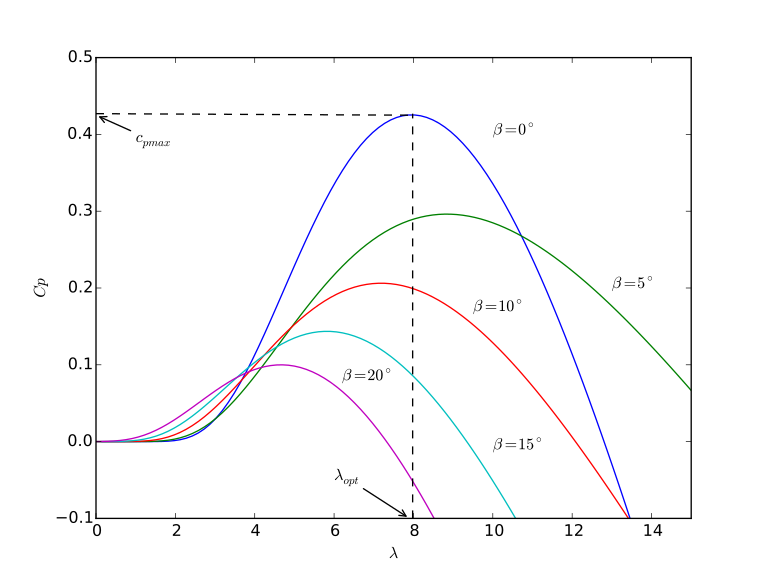

The Python source for this figure:
﻿
import numpy as np
import matplotlib.pyplot as plt


c1=0.5176
c2=116
c3=0.4
c4=5
c5=21
c6=0.0068
lam=np.linspace(0,15,100)
for beta in np.linspace(0,20,5):
    lam1=1/(1/(lam+0.08*beta)-0.035/(pow(beta,3)+1))
    cp=c1*(c2/lam1-c3*beta-c4)*pow(np.e,-c5/lam1)
   
    #lami=1/(lam+0.8*beta)-0.035/(pow(beta,3))
    #cp=0.22*(116*lami-0.4*beta-5)*pow(np.e,-12.5*lami)
    #cp=(0.44-0.0167*beta)*np.sin(np.pi*(lam-3)/(15-0.3*beta))-0.00184*(lam-3)*beta
    plt.figure(1)  #❶ # 选择图表1
    plt.ylim(-0.1,0.5)
    plt.xlim(0,15)
   
    plt.plot(lam, cp)
plt.xlabel(r'$\lambda$')
plt.ylabel(r'$Cp$')
plt.text(10, 0.4, r'$\beta=0^{\circ}$')
plt.text(13, 0.2, r'$\beta=5^{\circ}$')
plt.text(9.5, 0.17, r'$\beta=10^{\circ}$')
plt.text(10, -0.01, r'$\beta=15^{\circ}$')
plt.text(6.2, 0.08, r'$\beta=20^{\circ}$')
plt.annotate(r'$\lambda_{opt}$', xy=(7.9, -0.1), xytext=(6, -0.05),
            arrowprops=dict(arrowstyle="->"))
plt.annotate(r'$c_{pmax}$', xy=(0, 0.425), xytext=(1, 0.39),
            arrowprops=dict(arrowstyle="->"))
x=np.linspace(7.98,7.98,100)
y=np.linspace(-0.1,0.427,100)
plt.plot(x,y,'--',color="black")

x=np.linspace(0,7.98,100)
y=np.linspace(0.427,0.425,100)
plt.plot(x,y,'--',color="black")

plt.savefig('cp.svg',dpi=600,format='svg')
    #plt.savefig('power.png', dpi=600)
plt.show()


